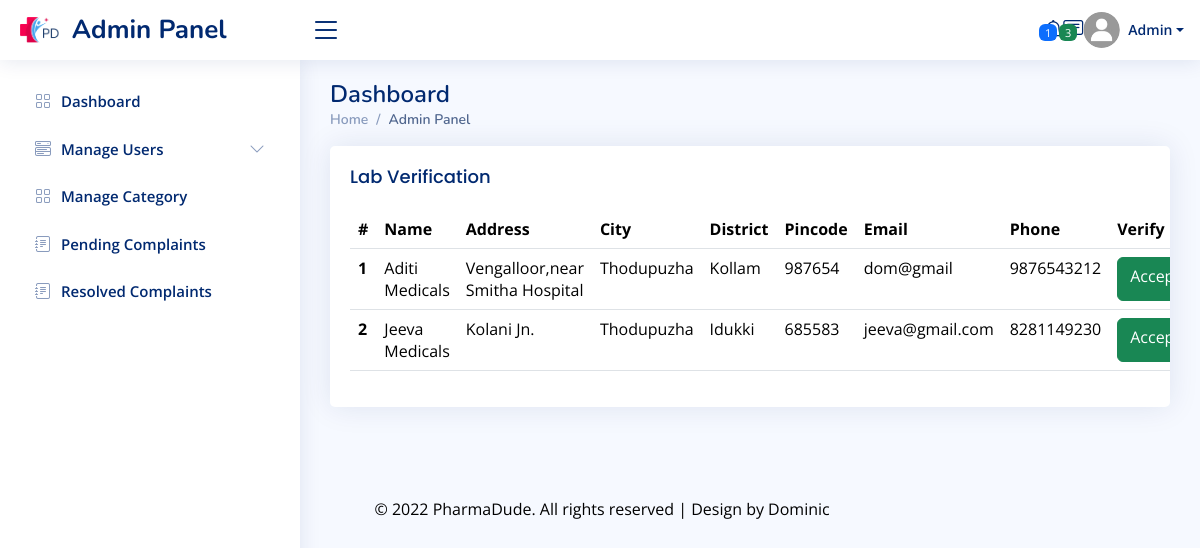
Page /admin/labverify.php on the committed database.
### tables this page shows
CREATE TABLE `lab` (
  `labid` int(11) NOT NULL,
  `name` varchar(24) NOT NULL,
  `address` varchar(50) NOT NULL,
  `city` varchar(20) NOT NULL,
  `distid` int(11) NOT NULL,
  `pincode` varchar(6) NOT NULL,
  `email` varchar(50) NOT NULL,
  `phone` varchar(10) NOT NULL,
  `licenseno` varchar(50) NOT NULL,
  `profilepic` varchar(100) NOT NULL
);

CREATE TABLE `district` (
  `distid` int(11) NOT NULL,
  `dname` varchar(20) NOT NULL
);

### admin/labverify.php (the view, shortened to what this page needs)
<?php
require('header.php');
$sql="SELECT * FROM lab,district WHERE email IN (SELECT username FROM login WHERE(status=0 AND utype='l')) and lab.distid=district.distid";
$rslt=mysqli_query($conn,$sql);
?>
<main id="main" class="main">
    <div class="pagetitle">
        <h1>Dashboard</h1>
        <nav>
            <ol class="breadcrumb">
                <li class="breadcrumb-item"><a href="index.html">Home</a></li>
                <li class="breadcrumb-item active">Admin Panel</li>
                </ol>
        </nav>
    </div>
    <section class="section dashboard">
    <div class="row">
        <div class="col-lg-12">
          <div class="card">
            <div class="card-body">
              <h5 class="card-title">Lab Verification</h5>
              <table class="table datatable">
                <thead>
                  <tr>
                    <th scope="col">#</th>
                    <th scope="col">Name</th>
                    <th scope="col">Address</th>
                    <th scope="col">City</th>
                    <th scope="col">District</th>
                    <th scope="col">Pincode</th>
                    <th scope="col">Email</th>
                    <th scope="col">Phone</th>
                    <th scope="col">Verify</th>
                  </tr>
                </thead>
                <tbody>
                    <?php
                    $n=1;
                     while($x=mysqli_fetch_assoc($rslt))
                     {
                       $em=$x['email'];
                         ?>
                         <tr>
                    <th scope="row"><?php echo $n++;?></th>
                    <td><?php echo $x['name']?></td>
                    <td><?php echo $x['address']?></td>
                    <td><?php echo $x['city']?></td>
                    <td><?php echo $x['dname']?></td>
                    <td><?php echo $x['pincode']?></td>
                    <td><?php echo $x['email']?></td>
                    <td><?php echo $x['phone']?></td>
                    <td><div class="btn-group">
                        <a class="btn btn-success" href="accept.php?id=<?php echo $em; ?>">Accept</a><br><br>
                    </div></td>
                  </tr>
                         <?php
                     }
                     ?>
                </tbody>
              </table>
            </div>
          </div>
        </div>
      </div>
    </section>
</main>
<?php
require ('footer.php');
?>

### admin/assets/css/style.css (style rules this page uses)
:root { scroll-behavior: smooth; }
body { font-family: "Open Sans", sans-serif; background: #f6f9ff; color: #444444; }
a { color: #4154f1; text-decoration: none; }
h1, h2, h3, h4, h5, h6 { font-family: "Nunito", sans-serif; }
#main { margin-top: 60px; padding: 20px 30px; transition: all 0.3s; }
.pagetitle { margin-bottom: 10px; }
.pagetitle h1 { font-size: 24px; margin-bottom: 0; font-weight: 600; color: #012970; }
.card { margin-bottom: 30px; border: none; border-radius: 5px; box-shadow: 0px 0 30px rgba(1, 41, 112, 0.1); overflow: hidden; }
.card-title { padding: 20px 0 15px 0; font-size: 18px; font-weight: 500; color: #012970; font-family: "Poppins", sans-serif; }
.card-body { padding: 0 20px 20px 20px; }
.breadcrumb { font-size: 14px; font-family: "Nunito", sans-serif; color: #899bbd; font-weight: 600; }
.breadcrumb a { color: #899bbd; transition: 0.3s; }
.breadcrumb .breadcrumb-item::before { color: #899bbd; }
.breadcrumb .active { color: #51678f; font-weight: 600; }
@media (min-width: 1200px) { #main, #footer { margin-left: 300px; } }

### rows in the picture
lab: name "Aditi Medicals", address "Vengalloor,near Smitha Hospital", city "Thodupuzha", distid.dname "Kollam", pincode "987654", email "dom@gmail", phone "9876543212"
lab: name "Jeeva Medicals", address "Kolani Jn.", city "Thodupuzha", distid.dname "Idukki", pincode "685583", email "jeeva@gmail.com", phone "8281149230"

### other values in the picture
$num "1"
$num "3"
